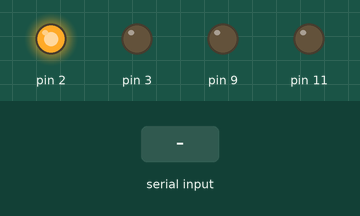
The sketch below on a simulated Arduino Uno, built with avr-gcc and run on an emulated ATmega328P. Shown: output pins drawn as LEDs (lit = HIGH). Inputs (shaded band) come from the test bench.

Above: at 1.2 s.
1.3 s: "1" received over the second serial link
At 2.1 s:
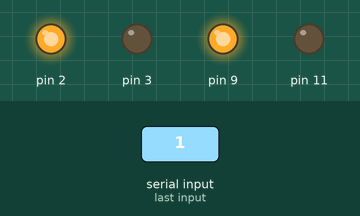
2.8 s: "2" received over the second serial link
At 3.2 s:
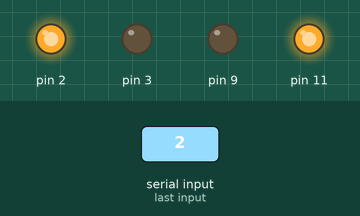
4.3 s: "3" received over the second serial link
At 5.5 s:
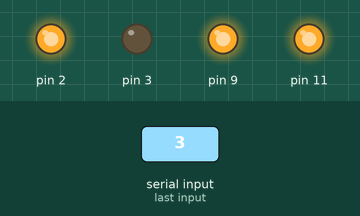
5.8 s: "0" received over the second serial link
At 6.7 s:
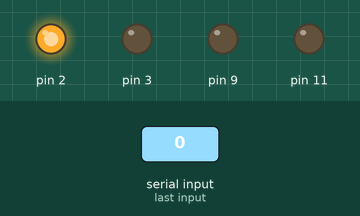
Timing chart, 0 to 8.3 s (numbered marks = the images above; inputs shaded):
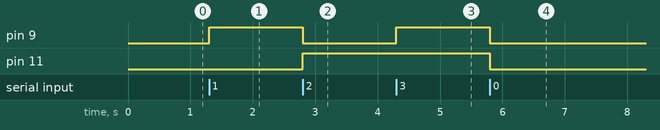

The sketch:

redGreenLED.ino
```cpp
#include <SoftwareSerial.h>

const int RX = 4;
const int TX = 5;


SoftwareSerial bluetooth(RX,TX);

void setup() {
  pinMode(2, OUTPUT);
  pinMode(3, OUTPUT);
  pinMode(9, OUTPUT);
  pinMode(11, OUTPUT);
  bluetooth.begin(9600);

  digitalWrite(2, HIGH);
  digitalWrite(3, LOW);

}

void loop() {
  if (bluetooth.available()) {
    char veri = bluetooth.read();
    if (veri == '0') {
      digitalWrite(9, LOW);
      digitalWrite(11, LOW);
    }
    else if (veri == '1') {
      digitalWrite(9, HIGH);
      digitalWrite(11, LOW);
    }
    else if (veri == '2') {
      digitalWrite(9, LOW);
      digitalWrite(11, HIGH);
    }
    else if (veri == '3') {
      digitalWrite(9, HIGH);
      digitalWrite(11, HIGH);
    }

  }

}
```

Measured:
- after the input at 1.3 s, pin 9: LOW → HIGH at once
- after the input at 2.8 s, pin 9: HIGH → LOW at once; pin 11: LOW → HIGH at once
- after the input at 4.3 s, pin 9: LOW → HIGH at once
- after the input at 5.8 s, pin 9, pin 11: HIGH → LOW at once
